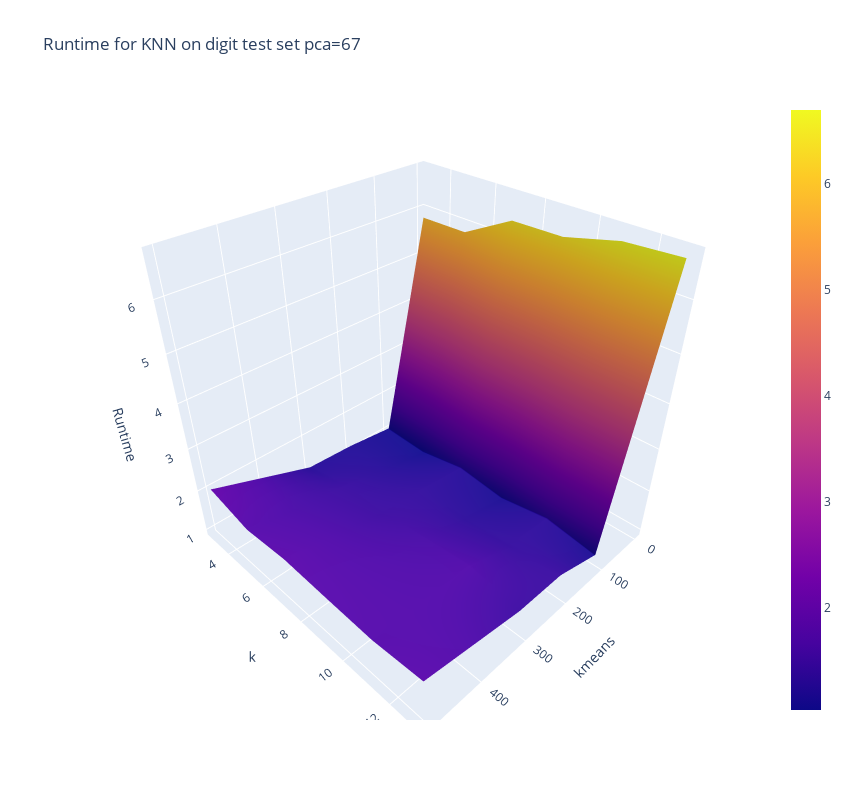

Source (notebook cell):
### Code cell
# for pca in df_knn_test['PCA_components'].unique():
#     plot_kmeans_k_vs_runtime(df_knn_test, 'Runtime for KNN on digit test set', pca)

plot_kmeans_k_vs_runtime(df_knn_test, 'Runtime for KNN on digit test set', 67)
plot_kmeans_vs_runtime_f1(df_knn_test, 'KNN for digit on test set, averaged k', 67)

### Figure 1 — Plotly figure (JSON) as saved in the notebook; plotly's stock layout.template omitted (floating-point values rounded to 4 significant figures)
{"data": [{"type": "surface", "x": [[0, 100, 200, 300, 500], [0, 100, 200, 300, 500], [0, 100, 200, 300, 500], [0, 100, 200, 300, 500], [0, 100, 200, 300, 500], [0, 100, 200, 300, 500]], "y": [[3, 3, 3, 3, 3], [5, 5, 5, 5, 5], [7, 7, 7, 7, 7], [9, 9, 9, 9, 9], [11, 11, 11, 11, 11], [13, 13, 13, 13, 13]], "z": [[5.814, 1.082, 1.2, 1.247, 2.035], [5.826, 1.035, 1.244, 1.424, 1.772], [6.369, 1.24, 1.352, 1.457, 1.854], [6.386, 1.11, 1.311, 1.584, 1.798], [6.642, 1.3, 1.381, 1.687, 1.752], [6.701, 1.124, 1.452, 1.471, 1.844]]}], "layout": {"height": 800, "scene": {"camera": {"center": {"x": 0, "y": 0, "z": 0}, "eye": {"x": 1.25, "y": 1.25, "z": 1.25}, "up": {"x": 0, "y": 0, "z": 1}}, "xaxis": {"title": {"text": "kmeans"}}, "yaxis": {"title": {"text": "k"}}, "zaxis": {"title": {"text": "Runtime"}}}, "title": {"text": "Runtime for KNN on digit test set pca=67"}, "width": 850}}
